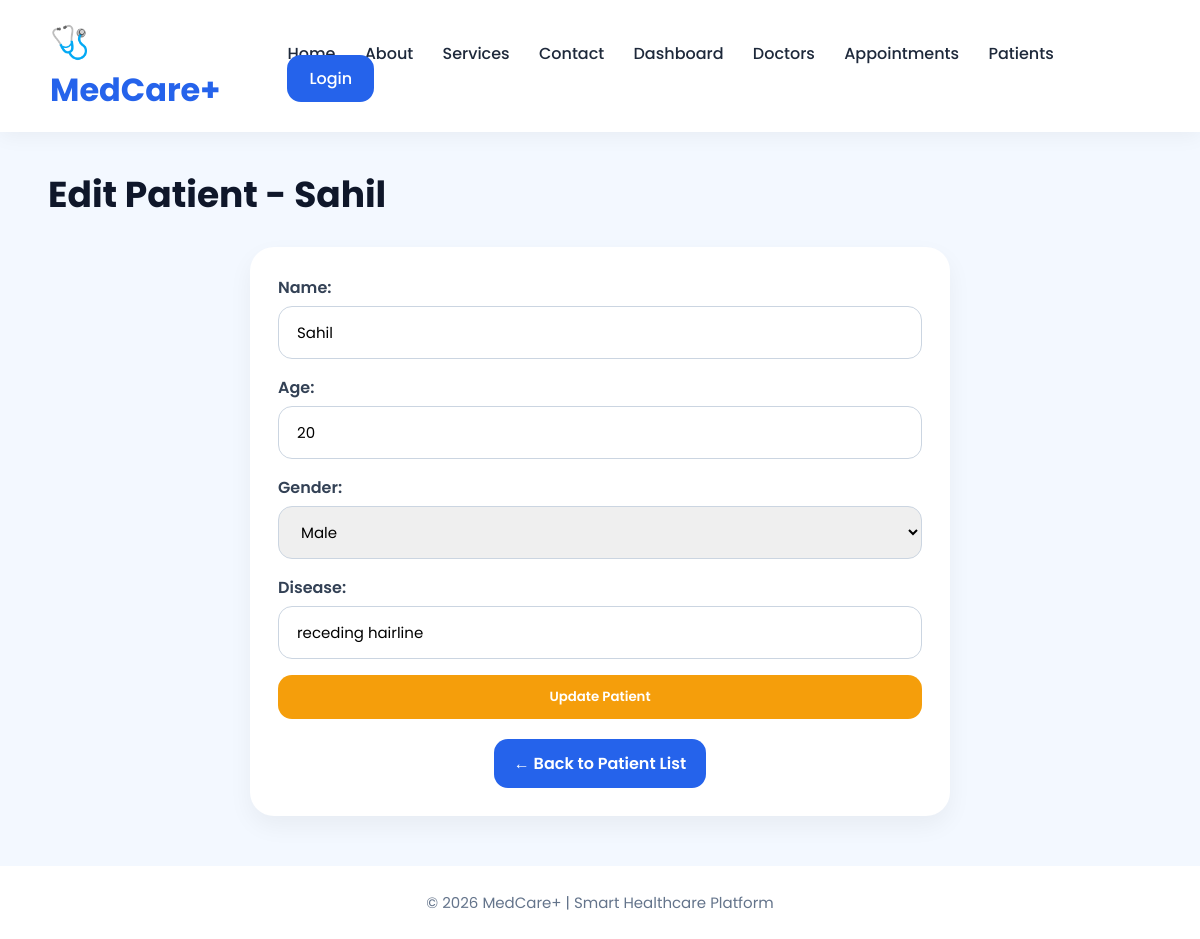
Page /edit-patient/2/ on the committed database.
### accounts/models.py (models this page shows, shortened)
class Patient(models.Model):
    GENDER_CHOICES = [
        ('Male', 'Male'),
        ('Female', 'Female'),
        ('Other', 'Other'),
    ]
    name = models.CharField(max_length=100)
    age = models.IntegerField()
    gender = models.CharField(max_length=10, choices=GENDER_CHOICES)
    disease = models.CharField(max_length=200)
    date_added = models.DateTimeField(auto_now_add=True)

### accounts/views.py (the view)
# urls.py: path('edit-patient/<int:patient_id>/', views.edit_patient, name='edit_patient'),
def edit_patient(request, patient_id):
    patient = get_object_or_404(Patient, id=patient_id)
    if request.method == 'POST':
        form = PatientForm(request.POST, instance=patient)
        if form.is_valid():
            form.save()
            messages.success(request, "Patient updated successfully!")
            return redirect('patients')
    else:
        form = PatientForm(instance=patient)
    return render(request, 'accounts/edit_patient.html', {
        'form': form,
        'patient': patient
    })

### accounts/forms.py
class PatientForm(forms.ModelForm):
    class Meta:
        model = Patient
        fields = ['name', 'age', 'gender', 'disease']

### templates/accounts/edit_patient.html (shortened to what this page needs)
{% extends 'accounts/base.html' %}
{% block content %}
<h2 class="page-title">Edit Patient - {{ patient.name }}</h2>
<div class="card" style="max-width:700px; margin:auto;">
    <form method="POST">
        {{ form.as_p }}
        <button type="submit" class="btn btn-warning" style="width:100%;">Update Patient</button>
    </form>
    <div style="margin-top:20px; text-align:center;">
        <a href="{% url 'patients' %}" class="btn btn-primary">← Back to Patient List</a>
    </div>
</div>
{% endblock %}

### templates/accounts/base.html (style rules this page uses)
* { margin: 0; padding: 0; box-sizing: border-box; font-family: 'Poppins', sans-serif; }
body { background: #f3f8ff; color: #1e293b; }
.page-title { font-size: 36px; font-weight: 700; margin-bottom: 25px; color: #0f172a; }
.card { background: white; padding: 28px; border-radius: 24px; box-shadow: 0 10px 25px rgba(0,0,0,0.05); margin-bottom: 30px; }
.btn { display: inline-block; padding: 12px 20px; border-radius: 14px; text-decoration: none; font-weight: 600; transition: 0.3s; border: none; cursor: pointer; }
.btn-primary { background: #2563eb; color: white; }
.btn-warning { background: #f59e0b; color: white; }
.search-box input, form input, form select, form textarea { width: 100%; padding: 14px 18px; border: 1px solid #cbd5e1; border-radius: 14px; font-size: 15px; margin-bottom: 16px; outline: none; }
label { font-weight: 600; display: block; margin-bottom: 6px; color: #334155; }

### rows in the picture
Patient: name "Sahil", age "20", gender "Male", disease "receding hairline"
